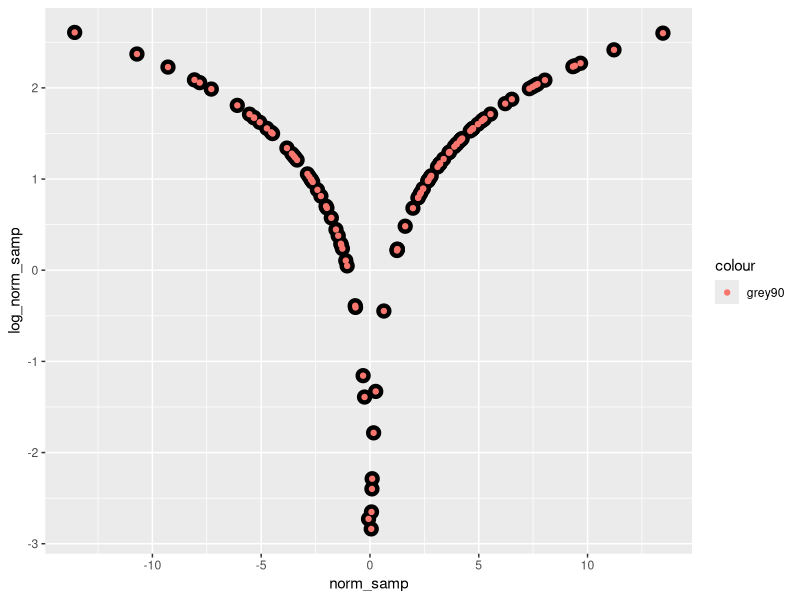

The R script that drew this image:
## ---- chunk 1
samp = rnorm(100)
length(samp)
## ---- chunk 2

## ---- chunk 3

## ---- chunk 4
library(tidyverse)
## ---- chunk 5

norm_samp = rnorm(100, 0, 5)
mean(norm_samp)

log_norm_samp = log(abs(norm_samp))

la_df = tibble(norm_samp, log_norm_samp)
ggplot(la_df, aes(x = norm_samp, y = log_norm_samp)) + geom_point(colour = "black", size = 4.5) + geom_point(aes(colour = "grey90"))
